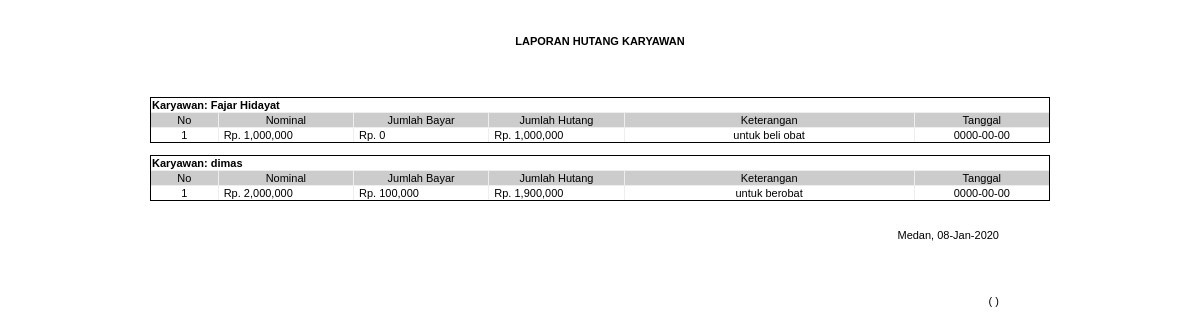
The app's page /index.php/laporan/lap_hutang_karyawan with its own data.
### tables this page shows
CREATE TABLE `hutang_karyawan` (
  `id` int(11) NOT NULL,
  `id_karyawan` int(11) NOT NULL,
  `nominal` int(20) NOT NULL,
  `jumlah_bayar` int(20) NOT NULL,
  `keterangan` text NOT NULL,
  `status` varchar(50) NOT NULL,
  `tanggal` date NOT NULL
);

CREATE TABLE `karyawan` (
  `id` int(11) NOT NULL,
  `nama` varchar(200) NOT NULL,
  `tempat_lahir` varchar(50) NOT NULL,
  `tanggal_lahir` date NOT NULL,
  `alamat` text NOT NULL,
  `tanggal_masuk` date NOT NULL
);

### application/controllers/Laporan.php (called while the page is built, shortened)
<?php
class Laporan extends CI_Controller{
    function __construct()
    {
		$this->load->model('m_kategori');
		$this->load->model('m_barang');
		$this->load->model('m_suplier');
		$this->load->model('m_pembelian');
		$this->load->model('m_penjualan');
		$this->load->model('m_laporan');
		$this->load->model('m_karyawan');
	}
	function lap_hutang_karyawan(){
		$x['data']=$this->m_laporan->get_lap_hutang_karyawan();
		$this->load->view('laporan/v_lap_hutang_karyawan',$x);
	}
}

### index.php (called while the page is built, shortened)
<?php
require_once BASEPATH.'core/CodeIgniter.php';

### application/models/M_laporan.php (called while the page is built, shortened)
<?php
class M_laporan extends CI_Model
{
	function get_lap_hutang_karyawan(){
		return $this->db->query("SELECT a.id AS id_karyawan, a.nama AS nama_karyawan , b.nominal, b.jumlah_bayar, b.keterangan, b.status, b.tanggal FROM karyawan a LEFT JOIN hutang_karyawan b ON a.id=b.id_karyawan WHERE b.status='BelumLunas'");
	}
}

### application/views/laporan/v_lap_hutang_karyawan.php (the view, shortened to what this page needs)
<html lang="en" moznomarginboxes mozdisallowselectionprint>
<head>
    <link rel="stylesheet" href="<?php echo base_url('assets/css/laporan.css')?>"/>
</head>
<body>
<div id="laporan">
<table border="0" align="center" style="width:800px; border:none;margin-top:5px;margin-bottom:0px;">
<tr>
    <td colspan="2" style="width:800px;paddin-left:20px;"><center><h4>LAPORAN HUTANG KARYAWAN</h4></center><br/></td>
</tr>
</table>
<table border="0" align="center" style="width:900px;border:none;">
        <tr>
            <th style="text-align:left"></th>
        </tr>
</table>
<table border="1" align="center" style="width:900px;margin-bottom:20px;">
<?php
    $nomor=0;
    $group='-';
    foreach($data->result_array() as $d){
    $nomor++;
    if($group=='-' || $group!=$d['nama_karyawan']){
        $kat=$d['nama_karyawan'];
        if($group!='-')
        echo "</table><br>";
        echo "<table align='center' width='900px;' border='1'>";
        echo "<tr><td colspan='6'><b>Karyawan: $kat</b></td> </tr>";
        echo "<tr style='background-color:#ccc;'>
        <td width='7%' align='center'>No</td>
        <td width='14%' align='center'>Nominal</td>
        <td width='14%' align='center'>Jumlah Bayar</td>
        <td width='14%' align='center'>Jumlah Hutang</td>
        <td width='30%' align='center'>Keterangan</td>
        <td width='14%' align='center'>Tanggal</td>
        </tr>";
$nomor=1;
    }
    $group=$d['nama_karyawan'];
        ?>
        <tr>
                <td style="text-align:center;vertical-align:center;text-align:center;"><?php echo $nomor; ?></td>
                <td style="vertical-align:center;padding-left:5px;">Rp. <?php echo number_format($d['nominal']); ?></td>
                <td style="vertical-align:center;padding-left:5px;">Rp. <?php echo number_format($d['jumlah_bayar']); ?></td>
                <td style="vertical-align:center;padding-left:5px;">Rp.
                    <?php $jumlah = $d['nominal']-$d['jumlah_bayar'];
                        echo number_format($jumlah);
                    ?>
                </td>
                <td style="vertical-align:center;text-align:center;"><?php echo $d['keterangan']; ?></td>
                <td style="vertical-align:center;text-align:center;text-align:center;"><?php echo $d['tanggal']; ?></td>
        </tr>
        <?php
        }
        ?>
</table>
</table>
<table align="center" style="width:800px; border:none;margin-top:5px;margin-bottom:20px;">
    <tr>
        <td></td>
</table>
<table align="center" style="width:800px; border:none;margin-top:5px;margin-bottom:20px;">
    <tr>
        <td align="right">Medan, <?php echo date('d-M-Y')?></td>
    </tr>
    <tr>
        <td align="right"></td>
    </tr>
    <tr>
    <td><br/><br/><br/><br/></td>
    </tr>
    <tr>
        <td align="right">( <?php echo $this->session->userdata('nama');?> )</td>
    </tr>
    <tr>
        <td align="center"></td>
    </tr>
</table>
<table align="center" style="width:800px; border:none;margin-top:5px;margin-bottom:20px;">
    <tr>
        <th><br/><br/></th>
    </tr>
</table>
</div>
</body>
</html>

### assets/admin/css/laporan.css (style rules this page uses)
body { font-family: arial,sans-serif; font-size:11px; margin:3px; }
#laporan { color:black; padding:6px 2px; }
#laporan table { border-collapse:collapse; border: 1px solid; font-size:11px; }
#laporan table th { background:F1E7E8; font-weight:bold; vertical-align:middle; }
#laporan table td { background:c8bfbf; }

### records on screen
hutang_karyawan: id_karyawan.nama "Fajar Hidayat", nomor "1", nominal "1,000,000", jumlah_bayar "0", jumlah "1,000,000", keterangan "untuk beli obat", tanggal "0000-00-00"
hutang_karyawan: id_karyawan.nama "dimas", nomor "1", nominal "2,000,000", jumlah_bayar "100,000", jumlah "1,900,000", keterangan "untuk berobat", tanggal "0000-00-00"
